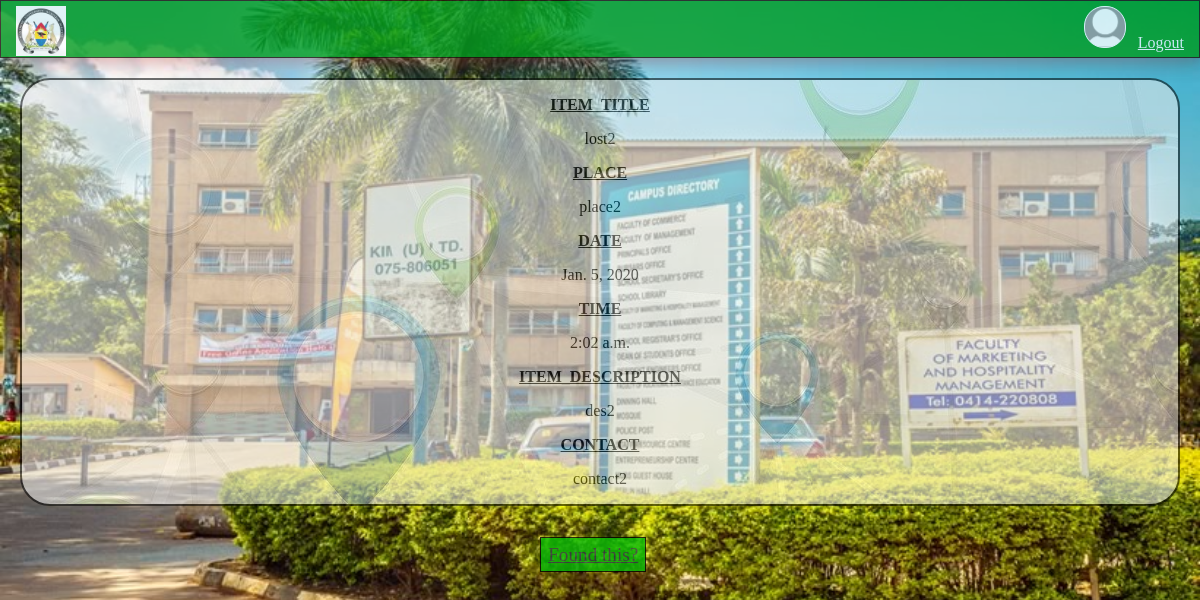
Screenshot of /profile/my_lost_things/active/2/ (signed in) with the database file from the repository.
### users/models.py (models this page shows, shortened)
class Profile(models.Model):
    user=models.OneToOneField(User,on_delete=models.CASCADE)
    image=models.ImageField(default='default.jpg',upload_to='profile_pics')

### lost/models.py (models this page shows, shortened)
class itemlost(models.Model):
    product_title = models.CharField(max_length=100)
    place = models.TextField(default='Lost this item near ..')
    date = models.DateField()
    time=models.TimeField()
    description = models.TextField()
    contactme = models.CharField(max_length=150,default='email')
    username=models.CharField(max_length=100,blank=True,default='NULL')

### users/views.py (the view)
# urls.py: path('profile/my_lost_things/active/<int:id>/',specific_post_view1,name='specific-post-view-l'),
def specific_post_view1(request,id):
    obj1=get_object_or_404(itemlost,id=id)
    return render(request,"specific_post_lost.html",{"data":obj1})

### templates/specific_post_lost.html (shortened to what this page needs)
{%include 'base.html'%}
{%include 'header.html'%}
{% load static %}
<div class="list1 common">
    <p><u><b>ITEM_TITLE</b></u></p>
    <p> {{data.product_title}}</p>
    <p><u><b>PLACE</b></u></p>
    <p>{{data.place}}</p>
    <p><u><b>DATE</b></u></p>
    <p>{{data.date}}</p>
    <p><u><b>TIME</b></u></p>
    <p>{{data.time}}</p>
    <p><u><b>ITEM_DESCRIPTION</b></u></p>
    <p>{{data.description}}</p>
    <p><u><b>CONTACT</b></u></p>
    <p>{{data.contactme}}</p>
</div>
<a href="delete/" class="smalllinks">Found this?</a>

### templates/header.html (shortened to what this page needs)
{% load static %}
<header style="background: rgb(4, 156, 30)">
  <div class="border">
    <a href="/">
      <img
        src="{% static '/css/images/MUBS.jpeg'%}"
        alt="home-icon"
        class="icon"
        width="50px"
        align="left"
        style="margin-left: 1%; padding-bottom: 0%"
    /></a>
    <div align="right">
      {% if user.is_authenticated %}
      <a href="/profile/" style="margin-bottom: 0%"
        ><img
          src="{{ user.profile.image.url }}"
          alt="profile"
          width="40px"
          class="icon"
          style="
            border: 1px solid white;
            border-radius: 20px;
            background-color: aliceblue;
          " /></a
      >&nbsp;&nbsp;
      <a href="/logout/" class="links" style="color: aliceblue">Logout</a>
      {% endif %}
    </div>
  </div>
</header>

### static/css/style.css (style rules this page uses)
body { margin:0px; padding:0px; background-color: whitesmoke ; background-size:100%; }
header { background-image: url("images/header.jpg"); border:1px solid #1f1209; padding:5px 3px 5px 3px; background-size: 100%; }
.common { margin: 20px; text-align: center; font-family: serif; color: black; border: 2px solid black; opacity: 0.7; transition: box-shadow 0.4s; background-image: url("images/background2.jpg"); border-radius: 30px; cursor: pointer; }
a:link { color:#374049 ; }
.smalllinks { font-size: 120%; border: 1px solid black; padding: 0.5% 0.6%; margin-left: 45%; background-color: #06bb06; }

### rows the page displays
itemlost: product_title "lost2", place "place2", date "Jan. 5, 2020", time "2:02 a.m.", description "des2", contactme "contact2"
